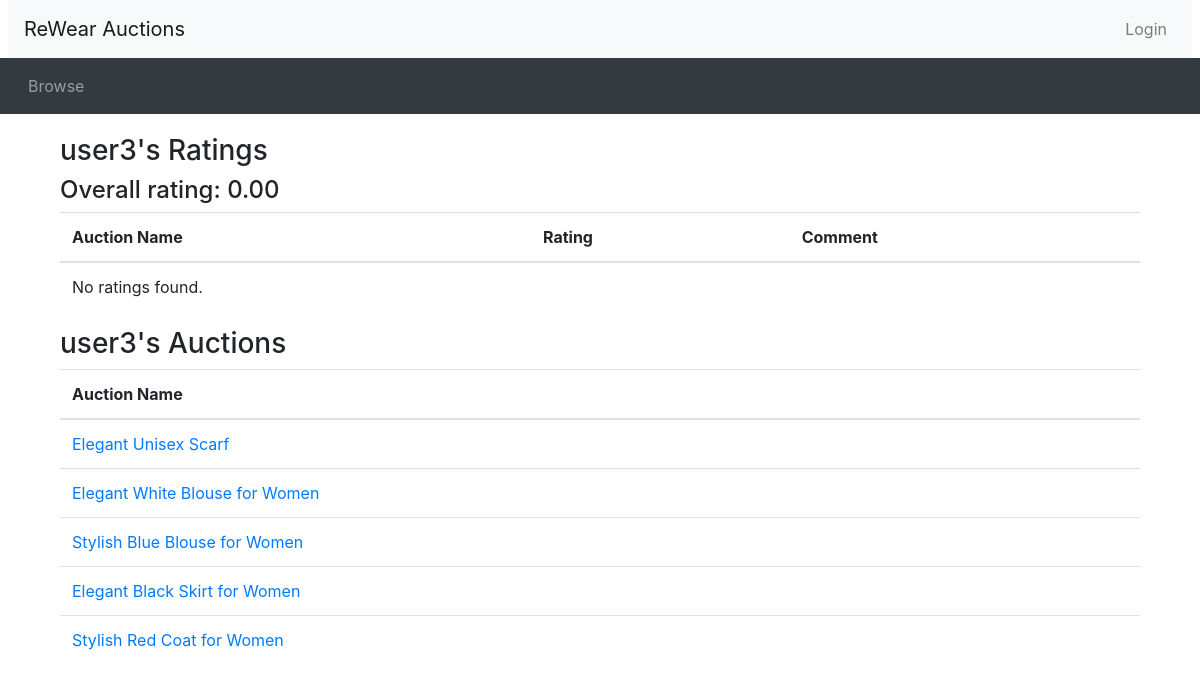
/seller_rating_info.php?seller=user3, run on an earlier commit of the app's database.
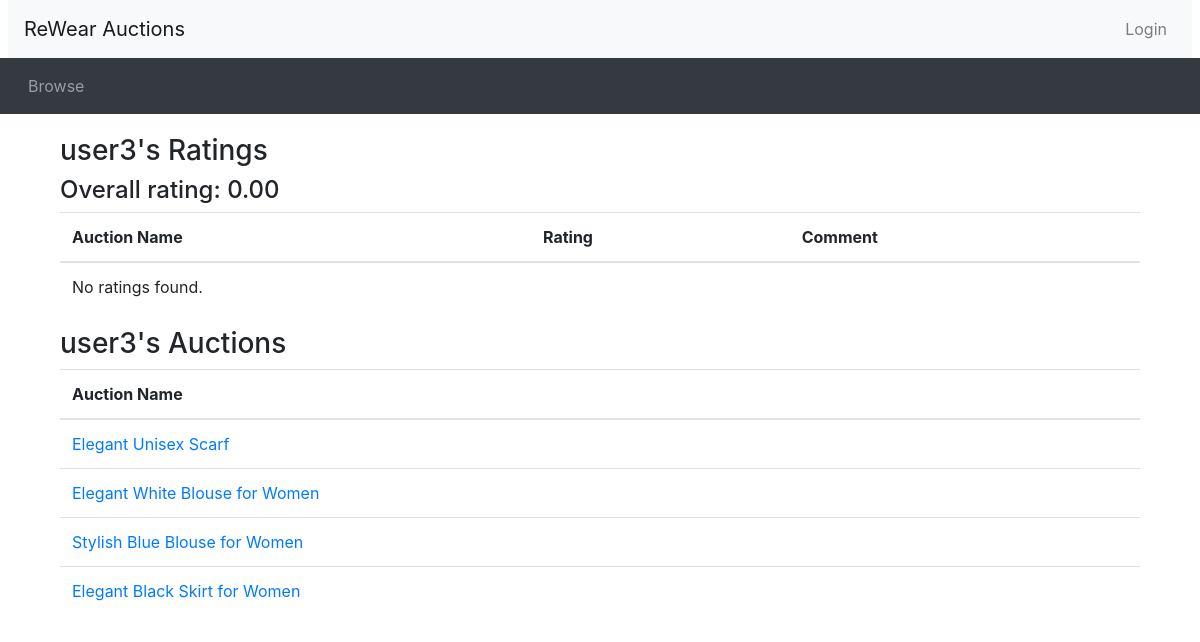
And on a later commit of the database.
### tables this page shows
CREATE TABLE Auctions (
    auctionID INT(10) AUTO_INCREMENT,
    auctionStartDate DATETIME NOT NULL,
    auctionEndDate DATETIME NOT NULL,
    auctionStartingPrice DOUBLE(10,2) NOT NULL, 
    auctionReservePrice DOUBLE(10,2),
    auctionName VARCHAR(100) NOT NULL,
    auctionDescription VARCHAR(500),
    auctionPicture VARCHAR(100),
    sellerID INT(10),
    categoryType VARCHAR(100),
    categoryColor VARCHAR(100),
    categoryGender VARCHAR(100),
    categorySize VARCHAR(100),
    PRIMARY KEY(auctionID),
    FOREIGN KEY (sellerID) REFERENCES Users (userID) ON UPDATE CASCADE ON DELETE CASCADE,
    FOREIGN KEY (categoryType) REFERENCES CategoryClothsType (categoryType) ON UPDATE CASCADE ON DELETE RESTRICT,
    FOREIGN KEY (categoryColor) REFERENCES CategoryColorType (categoryColor) ON UPDATE CASCADE ON DELETE RESTRICT,
    FOREIGN KEY (categoryGender) REFERENCES categoryGenderType (categoryGender) ON UPDATE CASCADE ON DELETE RESTRICT,
    FOREIGN KEY (categorySize) REFERENCES categorySizeType (categorySize) ON UPDATE CASCADE ON DELETE RESTRICT
);

### database_connection.php (called while the page is built, shortened)
<?php
function connectMAC()
{
    $configFile = 'Database_host_MAC.txt';
    $configData = file($configFile, FILE_IGNORE_NEW_LINES | FILE_SKIP_EMPTY_LINES);
    $dbConfig = [];
    foreach ($configData as $line) {
       list($key, $value) = explode('=', $line);
       $dbConfig[$key] = $value;
    }
    $connection = mysqli_connect($dbConfig['host'], $dbConfig['username'], $dbConfig['password'], $dbConfig['DB_name']);
    return $connection;
}
function send_queryMAC($query)
{
    $connection = connectMAC();
    $result = mysqli_query($connection, $query);
    return $result;
}
?>

### seller_rating_info.php (the view, shortened to what this page needs)
<?php include_once("header.php")?>
<?php require_once("database_connection.php")?>
<div class="container">
<?php
if (isset($_GET['seller'])) {
    $sellerUsername = urldecode($_GET['seller']);
}
$query = "SELECT userID FROM Users WHERE username = '$sellerUsername'";
$result = send_queryMAC($query);
if ($row = mysqli_fetch_assoc($result)) {
    $sellerID = $row['userID'];
}
$auctionsQuery = "SELECT auctionID, auctionName FROM Auctions WHERE sellerID = '$sellerID'";
$auctionsResult = send_queryMAC($auctionsQuery);
$ratingsQuery = "SELECT r.auctionID, r.ratingValue, r.ratingText, a.auctionName
                 FROM Ratings r
                 JOIN Auctions a ON r.auctionID = a.auctionID
                 WHERE a.sellerID = '$sellerID'";
$ratingsResult = send_queryMAC($ratingsQuery);
$averageRatingQuery = "SELECT AVG(r.ratingValue) as overallAvgRating
                       FROM Ratings r
                       JOIN Auctions a ON r.auctionID = a.auctionID
                       WHERE a.sellerID = '$sellerID'";
$avgResult = send_queryMAC($averageRatingQuery);
if ($avgRow = mysqli_fetch_assoc($avgResult)) {
    $overallAvgRating = number_format($avgRow['overallAvgRating'], 2);
} else {
    $overallAvgRating = "No ratings";
}
?>
<div class="container">
    <h3><?php echo $sellerUsername; ?>'s Ratings</h3>
    <h4> Overall rating: <?php echo $overallAvgRating; ?> </h4>
    <table class="table">
        <thead>
            <tr>
                <th>Auction Name</th>
                <th>Rating</th>
                <th>Comment</th>
            </tr>
        </thead>
        <tbody>
            <?php
            if (mysqli_num_rows($ratingsResult) > 0) {
                while ($row = mysqli_fetch_assoc($ratingsResult)) {
                    echo "<tr>";
                    echo "<td>" . htmlspecialchars($row['auctionName']) . "</td>";
                    echo "<td>" . htmlspecialchars($row['ratingValue']) . "</td>";
                    echo "<td>" . htmlspecialchars($row['ratingText']) . "</td>";
                    echo "</tr>";
                }
            } else {
                echo "<tr><td colspan='3'>No ratings found.</td></tr>";
            }
            ?>
        </tbody>
    </table>
</div>
<div class="container">
    <h3><?php echo $sellerUsername; ?>'s Auctions</h3>
    <table class="table">
        <thead>
            <tr>
                <th>Auction Name</th>
            </tr>
        </thead>
        <tbody>
            <?php
                if (mysqli_num_rows($auctionsResult) > 0) {
                    while ($row = mysqli_fetch_assoc($auctionsResult)) {
                        echo "<tr>";
                        echo "<td><a href='listing.php?item_id=" . htmlspecialchars($row['auctionID']) . "'>" . htmlspecialchars($row['auctionName']) . "</a></td>";
                        echo "</tr>";
                }
            } else {
                echo "<tr><td colspan='2'>No auctions found.</td></tr>";
            }
            ?>
        </tbody>
    </table>
</div>
<?php include_once("footer.php"); ?>

What changed in the data, as far as the page shows it:
no longer on this page (row edited): auctions: auctionName "Stylish Red Coat for Women"
